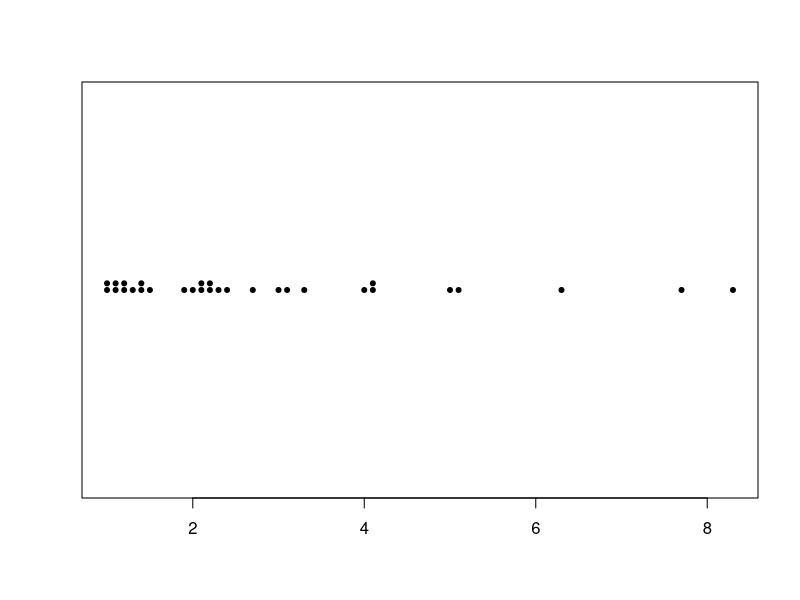

R code for this plot:
# solution for exercise 2 of ficha tp 1

data <- read.csv("DadosFolha1.csv", na.strings = "")
sismic <- data$Ex3                  # gets column Ex3
sismic <- sismic[!is.na(sismic)]    # filter NA values

# mean(sismic)
# sd(sismic)

stripchart(sismic, method="stack", pch=20)
# the biggest part of the earthquakes were between 0 and 2.5 richter levels
